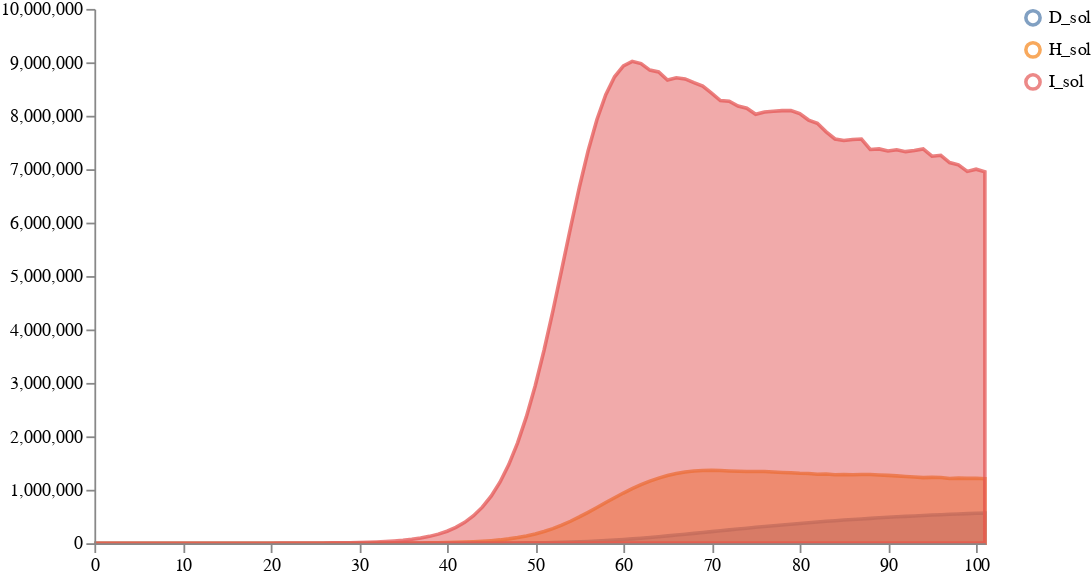

This figure's notebook cell:
### Markdown cell above
### Load and sample an ensemble of one

### Code cell
weights = [1]
num_samples = 100
solution_mappings = [{"I": "I", "H": "H", "D": "D"}]

# Run sampling
result = load_and_sample_petri_ensemble(
    [model1_location], weights, solution_mappings, num_samples, timepoints, 
    time_unit="days",
    visual_options={"subset":".*_sol"}
)
plots.ipy_display(result["visual"])

### Figure 1 — Vega specification as saved in the notebook (floating-point values rounded to 4 significant figures; data arrays with more than 128 entries replaced by an {"elided": "..."} marker saying what was removed)
{"$schema": "https://vega.github.io/schema/vega/v5.json", "axes": [{"name": "x_axis", "orient": "bottom", "scale": "xscale", "zindex": 100}, {"name": "y_axis", "orient": "left", "scale": "yscale", "zindex": 100}], "data": [{"name": "distributions", "values": {"elided": "306 records"}}, {"name": "traces", "transform": [{"expr": "isValid(datum.value)", "type": "filter"}], "values": []}, {"name": "points", "values": []}, {"name": "markers", "values": []}, {"name": "selected", "on": [{"remove": true, "trigger": "clear"}, {"remove": true, "trigger": "!shift"}, {"insert": "clicked", "trigger": "!shift && clicked"}, {"toggle": "clicked", "trigger": "shift && clicked"}]}], "height": 300, "legends": [{"encode": {"labels": {"interactive": true, "name": "legendLabel", "update": {"opacity": [{"test": "!length(data('selected')) || indata('selected', 'value', datum.value)", "value": 1}, {"value": 0.25}]}}, "symbols": {"interactive": true, "name": "legendSymbol", "update": {"fill": {"value": "transparent"}, "opacity": [{"test": "!length(data('selected')) || indata('selected', 'value', datum.value)", "value": 0.7}, {"value": 0.15}], "size": {"value": 64}, "strokeWidth": {"value": 2}}}}, "name": "color_legend", "stroke": "color"}], "marks": [{"from": {"facet": {"data": "points", "groupby": "trajectory", "name": "points_split"}}, "marks": [{"encode": {"hover": {"fillOpacity": {"value": 0.9}}, "update": {"fill": {"field": "trajectory", "scale": "color"}, "fillOpacity": [{"test": "!length(data('selected')) || indata('selected', 'value', datum.trajectory)", "value": 0.5}, {"value": 0.15}], "size": {"value": 10}, "stroke": {"field": "trajectory", "scale": "color"}, "strokeOpacity": [{"test": "!length(data('selected')) || indata('selected', 'value', datum.trajectory)", "value": 0.75}, {"value": 0.15}], "strokeWidth": {"value": 2}, "tooltip": {"field": "value"}, "x": {"field": "timepoint", "scale": "xscale"}, "y": {"field": "value", "scale": "yscale"}}}, "from": {"data": "points"}, "name": "_points_symbol", "type": "symbol", "zindex": 3}, {"encode": {"hover": {"fillOpacity": {"value": 0.9}}, "update": {"interpolate": {"value": "linear"}, "stroke": {"field": "trajectory", "scale": "color"}, "strokeOpacity": [{"test": "!length(data('selected')) || indata('selected', 'value', datum.trajectory)", "value": 0.3}, {"value": 0.1}], "strokeWidth": {"value": 2}, "x": {"field": "timepoint", "scale": "xscale"}, "y": {"field": "value", "scale": "yscale"}}}, "from": {"data": "points"}, "name": "_points_line", "type": "line", "zindex": 3}], "name": "_points", "type": "group", "zindex": 3}, {"from": {"facet": {"data": "traces", "groupby": "trajectory", "name": "traces_split"}}, "marks": [{"encode": {"hover": {"fillOpacity": {"value": 0.9}}, "update": {"interpolate": {"value": "linear"}, "stroke": {"field": "trajectory", "scale": "color"}, "strokeOpacity": [{"test": "!length(data('selected')) || indata('selected', 'value', datum.trajectory)", "value": 0.75}, {"value": 0.15}], "strokeWidth": {"value": 2}, "x": {"field": "timepoint", "scale": "xscale"}, "y": {"field": "value", "scale": "yscale"}}}, "from": {"data": "traces_split"}, "name": "_traces_lines", "type": "line"}], "name": "_traces", "type": "group", "zindex": 2}, {"from": {"facet": {"data": "distributions", "groupby": "trajectory", "name": "trajectory_split"}}, "marks": [{"encode": {"hover": {"fillOpacity": {"value": 0.9}}, "update": {"fill": {"field": "trajectory", "scale": "color"}, "fillOpacity": [{"test": "!length(data('selected')) || indata('selected', 'value', datum.trajectory)", "value": 0.5}, {"value": 0.15}], "interpolate": {"value": "linear"}, "stroke": {"field": "trajectory", "scale": "color"}, "strokeOpacity": [{"test": "!length(data('selected')) || indata('selected', 'value', datum.trajectory)", "value": 0.75}, {"value": 0.15}], "strokeWidth": {"value": 2}, "x": {"field": "timepoint", "scale": "xscale"}, "y": {"field": "upper", "scale": "yscale"}, "y2": {"field": "lower", "scale": "yscale"}}}, "from": {"data": "trajectory_split"}, "type": "area"}], "name": "_distributions", "type": "group", "zindex": 1}, {"marks": [{"encode": {"enter": {"stroke": {"value": "lightgray"}}, "update": {"opacity": {"value": 1}, "x": {"field": "timepoint", "scale": "xscale"}, "y": {"signal": "height"}, "y2": {"value": 0}}}, "from": {"data": "markers"}, "name": "_marker text", "type": "rule"}, {"encode": {"enter": {"fontSize": {"value": 8}, "text": {"field": "datum.label"}, "y": {"value": 0}}}, "from": {"data": "_marker text"}, "name": "_marker flags", "transform": [{"as": ["x", "_y", "opacity", "align", "baseline"], "lineAnchor": "start", "offset": [1], "size": {"signal": "[width, height]"}, "type": "label"}], "type": "text"}], "name": "_markers", "type": "group"}], "scales": [{"domain": {"fields": [{"data": "distributions", "field": "timepoint"}, {"data": "traces", "field": "timepoint"}, {"data": "points", "field": "timepoint"}, {"data": "markers", "field": "timepoint"}]}, "name": "xscale", "range": "width", "type": "linear", "zero": false}, {"domain": {"fields": [{"data": "distributions", "field": "lower"}, {"data": "distributions", "field": "upper"}, {"data": "traces", "field": "value"}, {"data": "points", "field": "value"}]}, "name": "yscale", "nice": true, "range": "height", "type": "linear", "zero": true}, {"domain": {"fields": [{"data": "distributions", "field": "trajectory"}, {"data": "traces", "field": "trajectory"}, {"data": "points", "field": "trajectory"}]}, "name": "color", "range": "category", "type": "ordinal"}], "signals": [{"name": "clear", "on": [{"events": "mouseup[!event.item]", "force": true, "update": "true"}], "value": true}, {"name": "shift", "on": [{"events": "@legendSymbol:click, @legendLabel:click", "force": true, "update": "event.shiftKey"}], "value": false}, {"name": "clicked", "on": [{"events": "@legendSymbol:click, @legendLabel:click", "force": true, "update": "{value: datum.value}"}], "value": null}], "width": 500}
